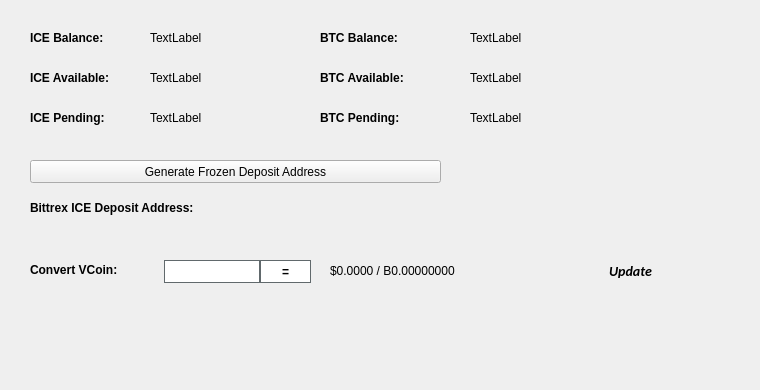
   <widget class="QWidget" name="BalanceTab">
    <attribute name="title">
     <string>Balance</string>
    </attribute>
    <widget class="QLabel" name="BitcoinBalanceLabel">
     <property name="geometry">
      <rect>
       <x>470</x>
       <y>30</y>
       <width>150</width>
       <height>16</height>
      </rect>
     </property>
     <property name="text">
      <string>TextLabel</string>
     </property>
    </widget>
    <widget class="QLabel" name="ICEBalanceLabel">
     <property name="geometry">
      <rect>
       <x>150</x>
       <y>30</y>
       <width>150</width>
       <height>16</height>
      </rect>
     </property>
     <property name="text">
      <string>TextLabel</string>
     </property>
    </widget>
    <widget class="QLabel" name="label_11">
     <property name="geometry">
      <rect>
       <x>30</x>
       <y>30</y>
       <width>101</width>
       <height>16</height>
      </rect>
     </property>
     <property name="font">
      <font>
       <weight>75</weight>
       <bold>true</bold>
      </font>
     </property>
     <property name="text">
      <string>ICE Balance:</string>
     </property>
    </widget>
    <widget class="QLabel" name="label_12">
     <property name="geometry">
      <rect>
       <x>320</x>
       <y>30</y>
       <width>101</width>
       <height>16</height>
      </rect>
     </property>
     <property name="font">
      <font>
       <weight>75</weight>
       <bold>true</bold>
      </font>
     </property>
     <property name="text">
      <string>BTC Balance:</string>
     </property>
    </widget>
    <widget class="QLabel" name="ICEAvailableLabel_2">
     <property name="geometry">
      <rect>
       <x>150</x>
       <y>70</y>
       <width>150</width>
       <height>16</height>
      </rect>
     </property>
     <property name="text">
      <string>TextLabel</string>
     </property>
    </widget>
    <widget class="QLabel" name="label_13">
     <property name="geometry">
      <rect>
       <x>30</x>
       <y>70</y>
       <width>111</width>
       <height>16</height>
      </rect>
     </property>
     <property name="font">
      <font>
       <weight>75</weight>
       <bold>true</bold>
      </font>
     </property>
     <property name="text">
      <string>ICE Available:</string>
     </property>
    </widget>
    <widget class="QLabel" name="label_14">
     <property name="geometry">
      <rect>
       <x>30</x>
       <y>110</y>
       <width>101</width>
       <height>16</height>
      </rect>
     </property>
     <property name="font">
      <font>
       <weight>75</weight>
       <bold>true</bold>
      </font>
     </property>
     <property name="text">
      <string>ICE Pending:</string>
     </property>
    </widget>
    <widget class="QLabel" name="ICEPendingLabel">
     <property name="geometry">
      <rect>
       <x>150</x>
       <y>110</y>
       <width>150</width>
       <height>16</height>
      </rect>
     </property>
     <property name="text">
      <string>TextLabel</string>
     </property>
    </widget>
    <widget class="QLabel" name="label_15">
     <property name="geometry">
      <rect>
       <x>320</x>
       <y>70</y>
       <width>111</width>
       <height>16</height>
      </rect>
     </property>
     <property name="font">
      <font>
       <weight>75</weight>
       <bold>true</bold>
      </font>
     </property>
     <property name="text">
      <string>BTC Available:</string>
     </property>
    </widget>
    <widget class="QLabel" name="BitcoinAvailableLabel">
     <property name="geometry">
      <rect>
       <x>470</x>
       <y>70</y>
       <width>150</width>
       <height>16</height>
      </rect>
     </property>
     <property name="text">
      <string>TextLabel</string>
     </property>
    </widget>
    <widget class="QLabel" name="label_31">
     <property name="geometry">
      <rect>
       <x>320</x>
       <y>110</y>
       <width>111</width>
       <height>16</height>
      </rect>
     </property>
     <property name="font">
      <font>
       <weight>75</weight>
       <bold>true</bold>
      </font>
     </property>
     <property name="text">
      <string>BTC Pending:</string>
     </property>
    </widget>
    <widget class="QLabel" name="BitcoinPendingLabel">
     <property name="geometry">
      <rect>
       <x>470</x>
       <y>110</y>
       <width>150</width>
       <height>16</height>
      </rect>
     </property>
     <property name="text">
      <string>TextLabel</string>
     </property>
    </widget>
    <widget class="QLabel" name="label_33">
     <property name="geometry">
      <rect>
       <x>30</x>
       <y>200</y>
       <width>221</width>
       <height>16</height>
      </rect>
     </property>
     <property name="font">
      <font>
       <weight>75</weight>
       <bold>true</bold>
      </font>
     </property>
     <property name="text">
      <string>Bittrex ICE Deposit Address:</string>
     </property>
    </widget>
    <widget class="QPushButton" name="GenDepositBTN">
     <property name="geometry">
      <rect>
       <x>30</x>
       <y>160</y>
       <width>411</width>
       <height>23</height>
      </rect>
     </property>
     <property name="text">
      <string>Generate Frozen Deposit Address</string>
     </property>
     <property name="icon">
      <iconset resource="../frozen.qrc">
       <normaloff>:/icons/bitcoin</normaloff>:/icons/bitcoin</iconset>
     </property>
    </widget>
    <widget class="QLabel" name="DepositAddressLabel">
     <property name="geometry">
      <rect>
       <x>200</x>
       <y>200</y>
       <width>261</width>
       <height>16</height>
      </rect>
     </property>
     <property name="palette">
      <palette>
       <active>
        <colorrole role="WindowText">
         <brush brushstyle="SolidPattern">
          <color alpha="255">
           <red>0</red>
           <green>0</green>
           <blue>0</blue>
          </color>
         </brush>
        </colorrole>
        <colorrole role="Text">
         <brush brushstyle="SolidPattern">
          <color alpha="255">
           <red>0</red>
           <green>0</green>
           <blue>255</blue>
          </color>
         </brush>
        </colorrole>
       </active>
       <inactive>
        <colorrole role="WindowText">
         <brush brushstyle="SolidPattern">
          <color alpha="255">
           <red>0</red>
           <green>0</green>
           <blue>0</blue>
          </color>
         </brush>
        </colorrole>
        <colorrole role="Text">
         <brush brushstyle="SolidPattern">
          <color alpha="255">
           <red>0</red>
           <green>0</green>
           <blue>255</blue>
          </color>
         </brush>
        </colorrole>
       </inactive>
       <disabled>
        <colorrole role="WindowText">
         <brush brushstyle="SolidPattern">
          <color alpha="255">
           <red>120</red>
           <green>120</green>
           <blue>120</blue>
          </color>
         </brush>
        </colorrole>
        <colorrole role="Text">
         <brush brushstyle="SolidPattern">
          <color alpha="255">
           <red>120</red>
           <green>120</green>
           <blue>120</blue>
          </color>
         </brush>
        </colorrole>
       </disabled>
      </palette>
     </property>
     <property name="font">
      <font>
       <weight>75</weight>
       <bold>true</bold>
      </font>
     </property>
     <property name="text">
      <string/>
     </property>
     <property name="alignment">
      <set>Qt::AlignRight|Qt::AlignTrailing|Qt::AlignVCenter</set>
     </property>
     <property name="textInteractionFlags">
      <set>Qt::LinksAccessibleByMouse|Qt::TextSelectableByKeyboard|Qt::TextSelectableByMouse</set>
     </property>
    </widget>
    <widget class="QLabel" name="label_8">
     <property name="geometry">
      <rect>
       <x>460</x>
       <y>300</y>
       <width>281</width>
       <height>81</height>
      </rect>
     </property>
     <property name="text">
      <string/>
     </property>
     <property name="pixmap">
      <pixmap>:/images/bittrex</pixmap>
     </property>
    </widget>
    <widget class="QWidget" name="widgetConversion" native="true">
     <property name="geometry">
      <rect>
       <x>0</x>
       <y>250</y>
       <width>751</width>
       <height>43</height>
      </rect>
     </property>
     <property name="minimumSize">
      <size>
       <width>0</width>
       <height>43</height>
      </size>
     </property>
     <property name="styleSheet">
      <string notr="true"/>
     </property>
     <widget class="QPushButton" name="btnUpdateMarketData">
      <property name="geometry">
       <rect>
        <x>575</x>
        <y>0</y>
        <width>111</width>
        <height>41</height>
       </rect>
      </property>
      <property name="sizePolicy">
       <sizepolicy hsizetype="Expanding" vsizetype="Expanding">
        <horstretch>0</horstretch>
        <verstretch>0</verstretch>
       </sizepolicy>
      </property>
      <property name="font">
       <font>
        <family>calibri</family>
        <pointsize>-1</pointsize>
        <weight>75</weight>
        <italic>true</italic>
        <bold>true</bold>
       </font>
      </property>
      <property name="styleSheet">
       <string notr="true">margin:0px;text-align:center;padding:2px;border-radius:3px;font-style:italic;width:100px;font-size:14px;font-family:calibri;font-weight:600;</string>
      </property>
      <property name="text">
       <string>Update</string>
      </property>
      <property name="iconSize">
       <size>
        <width>150</width>
        <height>35</height>
       </size>
      </property>
      <property name="autoDefault">
       <bool>true</bool>
      </property>
      <property name="default">
       <bool>true</bool>
      </property>
     </widget>
     <widget class="QLabel" name="lblConvertVCoin">
      <property name="geometry">
       <rect>
        <x>30</x>
        <y>10</y>
        <width>131</width>
        <height>20</height>
       </rect>
      </property>
      <property name="styleSheet">
       <string notr="true"/>
      </property>
      <property name="text">
       <string>&lt;html&gt;&lt;head/&gt;&lt;body&gt;&lt;p&gt;&lt;span style=&quot; font-weight:600;&quot;&gt;Convert VCoin:&lt;/span&gt;&lt;/p&gt;&lt;/body&gt;&lt;/html&gt;</string>
      </property>
     </widget>
     <widget class="QLineEdit" name="txtConvertVCoinQty">
      <property name="geometry">
       <rect>
        <x>160</x>
        <y>10</y>
        <width>100</width>
        <height>23</height>
       </rect>
      </property>
      <property name="minimumSize">
       <size>
        <width>100</width>
        <height>23</height>
       </size>
      </property>
      <property name="maximumSize">
       <size>
        <width>100</width>
        <height>16777215</height>
       </size>
      </property>
      <property name="styleSheet">
       <string notr="true">border: 1px solid #61696c;margin-left:4px;</string>
      </property>
     </widget>
     <widget class="QPushButton" name="btnConvertFrozen">
      <property name="geometry">
       <rect>
        <x>260</x>
        <y>10</y>
        <width>51</width>
        <height>23</height>
       </rect>
      </property>
      <property name="minimumSize">
       <size>
        <width>0</width>
        <height>23</height>
       </size>
      </property>
      <property name="styleSheet">
       <string notr="true">border:1px solid #61696c;background:white;font-weight:600;</string>
      </property>
      <property name="text">
       <string>=</string>
      </property>
     </widget>
     <widget class="QLabel" name="lblConvertVCoinResults">
      <property name="geometry">
       <rect>
        <x>330</x>
        <y>0</y>
        <width>201</width>
        <height>41</height>
       </rect>
      </property>
      <property name="styleSheet">
       <string notr="true"/>
      </property>
      <property name="text">
       <string>$0.0000 / B0.00000000</string>
      </property>
     </widget>
     <widget class="QLabel" name="iconOverviewUpdateWait">
      <property name="geometry">
       <rect>
        <x>670</x>
        <y>10</y>
        <width>24</width>
        <height>24</height>
       </rect>
      </property>
      <property name="text">
       <string/>
      </property>
      <property name="pixmap">
       <pixmap resource="../frozen.qrc">:/icons/transaction_1</pixmap>
      </property>
      <property name="scaledContents">
       <bool>true</bool>
      </property>
      <property name="alignment">
       <set>Qt::AlignCenter</set>
      </property>
     </widget>
    </widget>
   </widget>
